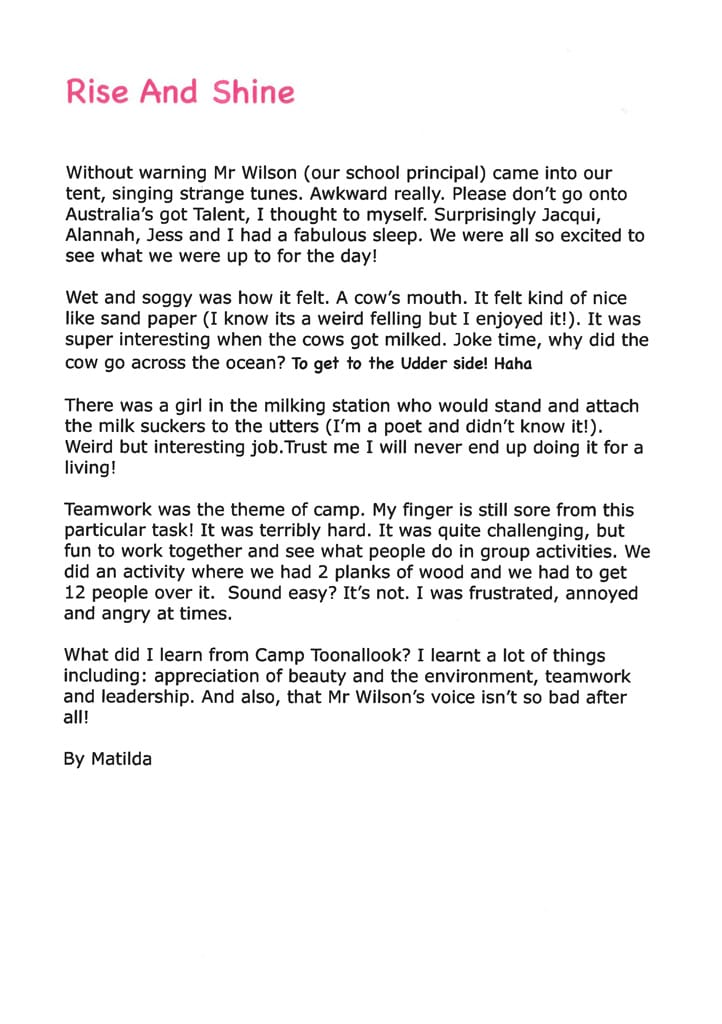
#> input picture pic1.jpeg, 722 x 1024 px, given in place of video, which was not available
$ python Project_1.py
#> lines starting #> are read from the running program, lines starting #| are printed output that depends on the picture
"""
Raw code for data entry automation
"""

#importing files
import cv2
import pytesseract
import numpy as np

#assigning tesseract.exe location
pytesseract.pytesseract.tesseract_cmd = r'C:\Users\hp\AppData\Local\Programs\Tesseract-OCR\tesseract.exe'

#defining functions
# [72 lines left out: functions files, identify_text, mouse_crop, crop_the_thing, not called in this run]

def camera1():
    url = 'http://192.168.8.107:8080/video'
    cap = cv2.VideoCapture(url)
    img_counter = 0
    while(True):
        ret, frame = cap.read()
#> frame is the input picture: shape (1024, 722, 3); mean B, G, R 239, 238.8, 239.2
        if ret is False:
            print("No camera detected")
            break
        resize = cv2.resize(frame, (640, 480), interpolation = cv2.INTER_LINEAR)
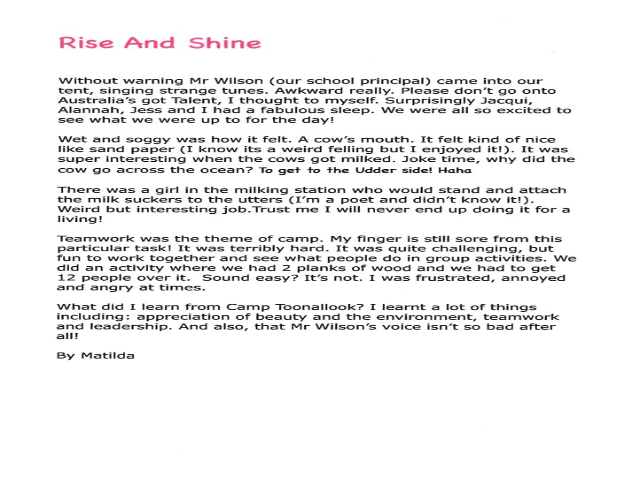
#> resize: shape (480, 640, 3); mean B, G, R 238.9, 238.7, 239.1
        cv2.imshow('frame',resize)
        q = cv2.waitKey(1)
#> (key q is pressed here)
        if q == ord("q"):
            break
        elif q == ord("s"):
            global img_name
            img_name = "opencv_frame_{}.jpeg".format(img_counter)
            cv2.imwrite(img_name, resize)
            print("{} written!".format(img_name))
            img_counter += 1
            crop_the_thing(img_name)
    cap.release()
    cv2.destroyAllWindows()
    return

camera1()
print("Code Ran Successfully")

$ run again, on board.png
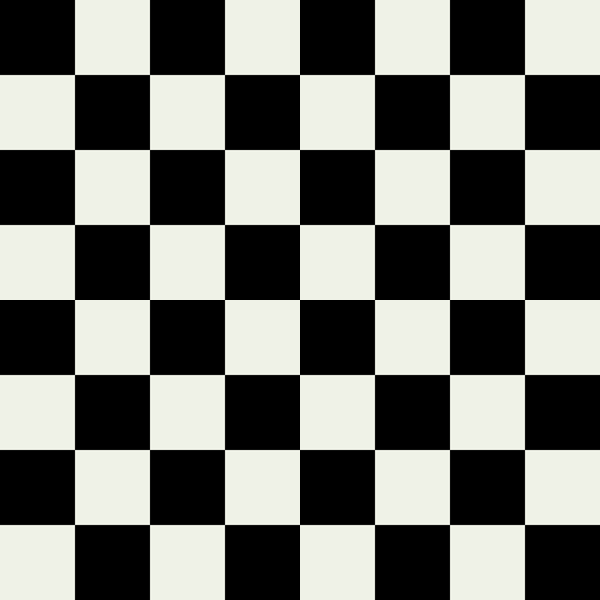
#> input picture board.png, 600 x 600 px, given in place of video, which was not available
#> in camera1, frame is the input picture: shape (600, 600, 3); mean B, G, R 115.6, 121.1, 119.6
#> in camera1, `resize = cv2.resize(frame, (640, 480), interpolation = cv2.INTER_LINEAR)`:
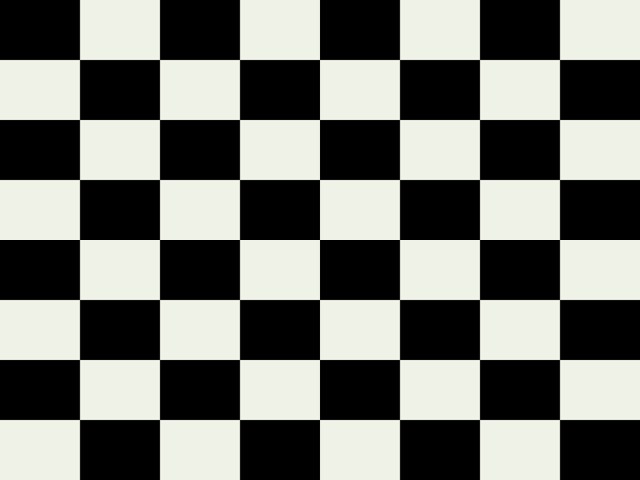
#> resize: shape (480, 640, 3); mean B, G, R 115.6, 121.1, 119.6
